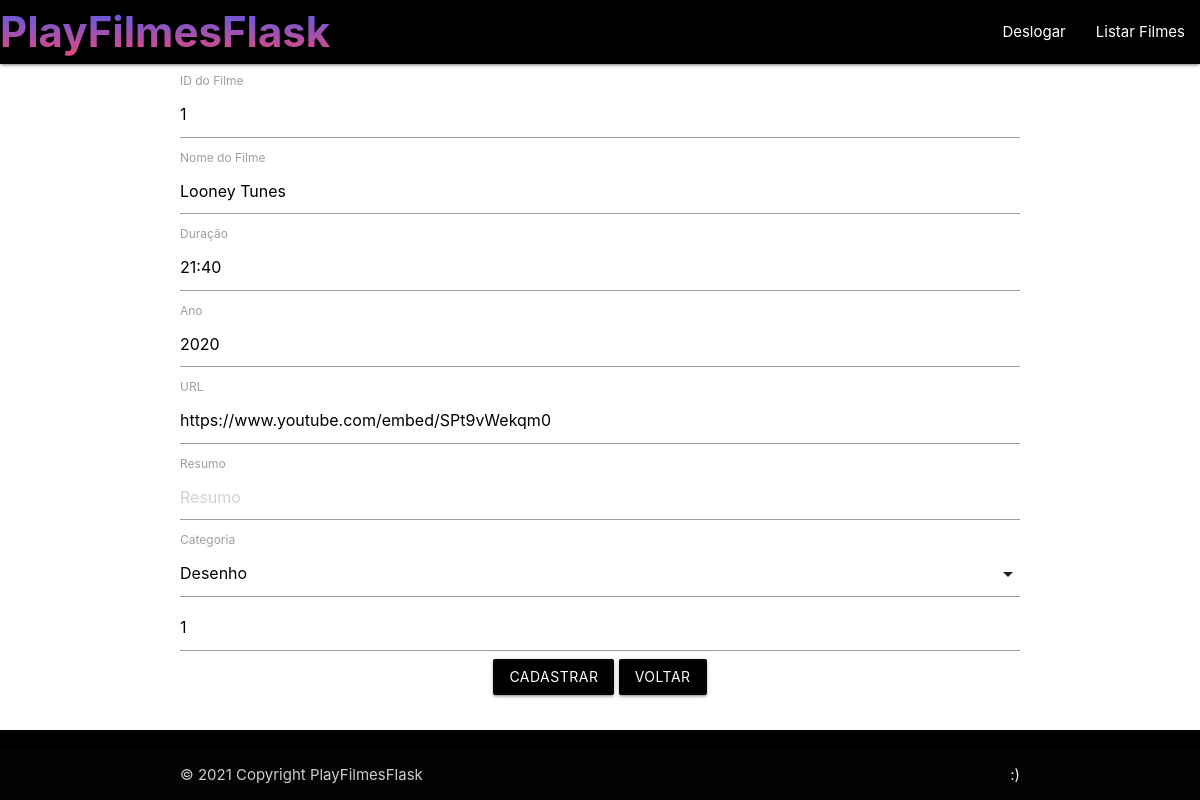
Page /cadfilme/1 (signed in) on the committed database.
### app/models/tables.py (models this page shows, shortened)
class Filme(db.Model):
	__tablename__ = "filmes"
	id          = db.Column(db.Integer, primary_key=True)
	nome        = db.Column(db.String(200))
	duracao     = db.Column(db.String(200))
	ano		    = db.Column(db.String(200))
	url         = db.Column(db.String(200))
	capa        = db.Column(db.String(200))
	resumo		= db.Column(db.Text)
	id_user_cad = db.Column(db.Integer, db.ForeignKey("users.id"))
	id_category = db.Column(db.Integer, db.ForeignKey("categorys.id"))
	user     = db.relationship("User", foreign_keys= id_user_cad)
	category = db.relationship("Category", foreign_keys= id_category)

### app/controllers/default.py (the view)
@app.route("/cadfilme/<int:filme_id>")
@app.route("/cadfilme/",methods=['GET','POST'])
@login_required
def cadFilme(filme_id = None):
	form = FilmeForm()
	if form.validate_on_submit():
		if form.capa.data:
			film = Filme(
						 nome 		 = form.nome.data,
			 			 duracao 	 = form.duracao.data,
						 ano 		 = form.ano.data,
						 url 	     = form.url.data,
						 capa 		 = form.capa.data.filename,
						 resumo 	 = form.resumo.data,
						 id_user_cad = form.id_user_cad.data,
						 id_category = form.id_category.data)
			f = form.capa.data
			filename = secure_filename(f.filename)
			f.save(os.path.join(os.getcwd(),app.config['UPLOAD_FOLDER'], filename))
			db.session.add(film)
			db.session.commit()
		else:
			filme = Filme.query.get(int(form.id.data))
			filme.id          = form.id.data
			filme.nome 		  = form.nome.data
			filme.duracao 	  = form.duracao.data
			filme.ano 		  = form.ano.data
			filme.url 	      = form.url.data
			filme.capa 		  = filme.capa
			filme.resumo	  = form.resumo.data
			filme.id_user_cad = form.id_user_cad.data
			filme.id_category = form.id_category.data
			db.session.commit()
		return render_template('FormFilme.html',form = form)
	else:
		print(">Error: ",form.errors)
	print(filme_id)
	if(filme_id != None):
		print('Edit')
		filme = Filme.query.filter_by(id=filme_id).first()
		if(filme):
			form.id.data            = filme.id
			form.nome.data          = filme.nome
			form.duracao.data		= filme.duracao
			form.ano.data			= filme.ano
			form.url.data			= filme.url
			form.resumo.data		= filme.resumo
			form.id_user_cad.data	= filme.id_user_cad
			form.id_category.data	= filme.id_category
	else:
		print(">>> Not edit")
	return render_template('FormFilme.html', form=form)

### app/models/forms.py
class FilmeForm(FlaskForm):
    id 			= IntegerField("id")
    nome 		= StringField("nome", validators=[DataRequired()])
    duracao		= StringField("duracao", validators=[DataRequired()])
    ano			= IntegerField("ano", validators=[DataRequired()])
    url			= StringField("url", validators=[DataRequired()])
    resumo      = StringField('resumo',validators=[DataRequired()])
    id_user_cad = IntegerField("id_user_cad", validators=[DataRequired()])
    id_category = SelectField("id_category",choices=[(1, 'Desenho'), (2, 'Comédia')] , validators=[DataRequired()])
    capa = FileField('capa', validators=[FileAllowed(['jpg', 'png'], 'Images only!')])

### app/controllers/default.py (called while the page is built)
@lm.user_loader
def load_user(user_id):
    return User.query.filter_by(id=user_id).first()

### app/models/tables.py (called while the page is built)
	@property
	def is_authenticated(self):
		return True

	def get_id(self):
		return str(self.id)

### app/templates/FormFilme.html (shortened to what this page needs)
	{% extends 'base.html' %}
	{% block content %}
	<div class="container" style="margin-top: 5px;">
		<div class="row">
			<div class="card-content">
				<form action="/cadfilme/" enctype="multipart/form-data" method="POST">
					{% if form.id.data %}
					<label>ID do Filme</label>
					{{form.id(class="form-control", placeholder="ID")}}
					{% endif %}
					<label>Nome do Filme</label>
					{{form.nome(class="form-control", placeholder="Nome")}}
					<label>Duração</label>
					{{form.duracao(class="form-control", placeholder="Duração")}}
					<label>Ano</label>
					{{form.ano(class="form-control", placeholder="Ano")}}
					<label>URL</label>
					{{form.url(class="form-control", placeholder="URL")}}
					<label>Resumo</label>
					{{form.resumo( class="materialize-textarea",cols="35", rows="20",placeholder="Resumo")}}
					<label>Categoria</label>
					{{form.id_user_cad(class="form-control", value=current_user.get_id(), placeholder="Capa")}}
					<div class="center">
						<button class="btn waves-effect waves-white black" type="submit">Cadastrar</button>
						<a href="{{url_for('listFilmesCad')}}" class="btn waves-effect waves-white black">
							Voltar
						</a>
					</div>
				</form>
			</div>
		</div>
	</div>
	{% endblock %}

### app/static/index.css (style rules this page uses)
body { display: flex; min-height: 100vh; flex-direction: column; }

### rows in the picture
Filme: id "1", nome "Looney Tunes", duracao "21:40", ano "2020", url "https://www.youtube.com/embed/SPt9vWekqm0", id_user_cad "1"
